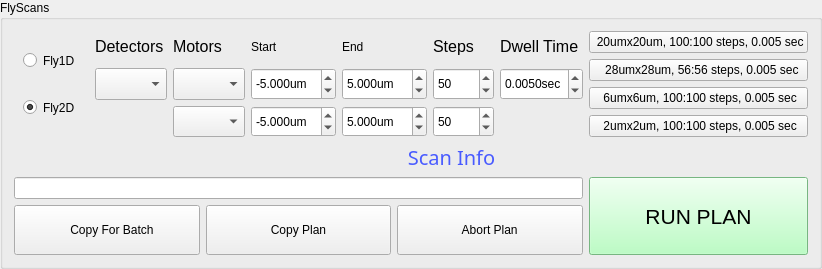
         <widget class="QGroupBox" name="groupBox_3">
          <property name="sizePolicy">
           <sizepolicy hsizetype="Preferred" vsizetype="Preferred">
            <horstretch>0</horstretch>
            <verstretch>0</verstretch>
           </sizepolicy>
          </property>
          <property name="styleSheet">
           <string notr="true"/>
          </property>
          <property name="title">
           <string>FlyScans</string>
          </property>
          <layout class="QGridLayout" name="gridLayout_6">
           <item row="0" column="2">
            <layout class="QVBoxLayout" name="verticalLayout_33">
             <item>
              <widget class="QPushButton" name="pb_2020">
               <property name="sizePolicy">
                <sizepolicy hsizetype="Preferred" vsizetype="Preferred">
                 <horstretch>0</horstretch>
                 <verstretch>0</verstretch>
                </sizepolicy>
               </property>
               <property name="text">
                <string> 20umx20um, 100:100 steps, 0.005 sec</string>
               </property>
              </widget>
             </item>
             <item>
              <widget class="QPushButton" name="pb_3030">
               <property name="sizePolicy">
                <sizepolicy hsizetype="Minimum" vsizetype="Preferred">
                 <horstretch>0</horstretch>
                 <verstretch>0</verstretch>
                </sizepolicy>
               </property>
               <property name="text">
                <string>  28umx28um, 56:56 steps, 0.005 sec</string>
               </property>
              </widget>
             </item>
             <item>
              <widget class="QPushButton" name="pb_66">
               <property name="sizePolicy">
                <sizepolicy hsizetype="Preferred" vsizetype="Preferred">
                 <horstretch>0</horstretch>
                 <verstretch>0</verstretch>
                </sizepolicy>
               </property>
               <property name="text">
                <string> 6umx6um, 100:100 steps, 0.005 sec</string>
               </property>
              </widget>
             </item>
             <item>
              <widget class="QPushButton" name="pb_22">
               <property name="sizePolicy">
                <sizepolicy hsizetype="Preferred" vsizetype="Preferred">
                 <horstretch>0</horstretch>
                 <verstretch>0</verstretch>
                </sizepolicy>
               </property>
               <property name="text">
                <string> 2umx2um, 100:100 steps, 0.005 sec</string>
               </property>
              </widget>
             </item>
            </layout>
           </item>
           <item row="0" column="1">
            <layout class="QGridLayout" name="gridLayout_43">
             <item row="0" column="0">
              <widget class="QLabel" name="label_17">
               <property name="sizePolicy">
                <sizepolicy hsizetype="Preferred" vsizetype="Preferred">
                 <horstretch>0</horstretch>
                 <verstretch>0</verstretch>
                </sizepolicy>
               </property>
               <property name="font">
                <font>
                 <family>Segoe UI</family>
                 <pointsize>12</pointsize>
                 <italic>false</italic>
                 <bold>false</bold>
                </font>
               </property>
               <property name="text">
                <string>Detectors</string>
               </property>
              </widget>
             </item>
             <item row="0" column="1">
              <widget class="QLabel" name="label_2">
               <property name="sizePolicy">
                <sizepolicy hsizetype="Preferred" vsizetype="Preferred">
                 <horstretch>0</horstretch>
                 <verstretch>0</verstretch>
                </sizepolicy>
               </property>
               <property name="font">
                <font>
                 <family>Segoe UI</family>
                 <pointsize>12</pointsize>
                 <italic>false</italic>
                 <bold>false</bold>
                </font>
               </property>
               <property name="text">
                <string>Motors</string>
               </property>
              </widget>
             </item>
             <item row="0" column="2">
              <widget class="QLabel" name="label_32">
               <property name="text">
                <string>Start</string>
               </property>
              </widget>
             </item>
             <item row="0" column="3">
              <widget class="QLabel" name="label_18">
               <property name="text">
                <string>End</string>
               </property>
              </widget>
             </item>
             <item row="0" column="4">
              <widget class="QLabel" name="label_5">
               <property name="sizePolicy">
                <sizepolicy hsizetype="Preferred" vsizetype="Preferred">
                 <horstretch>0</horstretch>
                 <verstretch>0</verstretch>
                </sizepolicy>
               </property>
               <property name="font">
                <font>
                 <family>Segoe UI</family>
                 <pointsize>12</pointsize>
                 <italic>false</italic>
                 <bold>false</bold>
                </font>
               </property>
               <property name="text">
                <string>Steps</string>
               </property>
               <property name="textFormat">
                <enum>Qt::PlainText</enum>
               </property>
               <property name="scaledContents">
                <bool>false</bool>
               </property>
              </widget>
             </item>
             <item row="0" column="5">
              <widget class="QLabel" name="label_9">
               <property name="sizePolicy">
                <sizepolicy hsizetype="Preferred" vsizetype="Preferred">
                 <horstretch>0</horstretch>
                 <verstretch>0</verstretch>
                </sizepolicy>
               </property>
               <property name="font">
                <font>
                 <family>Segoe UI</family>
                 <pointsize>12</pointsize>
                 <italic>false</italic>
                 <bold>false</bold>
                </font>
               </property>
               <property name="text">
                <string>Dwell Time</string>
               </property>
               <property name="textFormat">
                <enum>Qt::PlainText</enum>
               </property>
               <property name="scaledContents">
                <bool>false</bool>
               </property>
              </widget>
             </item>
             <item row="1" column="0">
              <widget class="QComboBox" name="cb_dets">
               <property name="sizePolicy">
                <sizepolicy hsizetype="Preferred" vsizetype="Preferred">
                 <horstretch>0</horstretch>
                 <verstretch>0</verstretch>
                </sizepolicy>
               </property>
               <property name="toolTip">
                <string comment="choose the detector system"/>
               </property>
              </widget>
             </item>
             <item row="1" column="1">
              <widget class="QComboBox" name="cb_motor1">
               <property name="sizePolicy">
                <sizepolicy hsizetype="Preferred" vsizetype="Preferred">
                 <horstretch>0</horstretch>
                 <verstretch>0</verstretch>
                </sizepolicy>
               </property>
               <property name="toolTip">
                <string>first motor to scan in 2D and Line scan motor</string>
               </property>
              </widget>
             </item>
             <item row="1" column="2">
              <widget class="QDoubleSpinBox" name="x_start">
               <property name="sizePolicy">
                <sizepolicy hsizetype="Preferred" vsizetype="Preferred">
                 <horstretch>0</horstretch>
                 <verstretch>0</verstretch>
                </sizepolicy>
               </property>
               <property name="toolTip">
                <string>scan range entry</string>
               </property>
               <property name="prefix">
                <string notr="true"/>
               </property>
               <property name="suffix">
                <string>um</string>
               </property>
               <property name="decimals">
                <number>3</number>
               </property>
               <property name="minimum">
                <double>-14.000000000000000</double>
               </property>
               <property name="maximum">
                <double>14.000000000000000</double>
               </property>
               <property name="singleStep">
                <double>1.000000000000000</double>
               </property>
               <property name="value">
                <double>-5.000000000000000</double>
               </property>
              </widget>
             </item>
             <item row="1" column="3">
              <widget class="QDoubleSpinBox" name="x_end">
               <property name="sizePolicy">
                <sizepolicy hsizetype="Preferred" vsizetype="Preferred">
                 <horstretch>0</horstretch>
                 <verstretch>0</verstretch>
                </sizepolicy>
               </property>
               <property name="toolTip">
                <string>scan range entry</string>
               </property>
               <property name="suffix">
                <string notr="true">um</string>
               </property>
               <property name="decimals">
                <number>3</number>
               </property>
               <property name="minimum">
                <double>-14.000000000000000</double>
               </property>
               <property name="maximum">
                <double>14.000000000000000</double>
               </property>
               <property name="singleStep">
                <double>1.000000000000000</double>
               </property>
               <property name="value">
                <double>5.000000000000000</double>
               </property>
              </widget>
             </item>
             <item row="1" column="4">
              <widget class="QSpinBox" name="x_step">
               <property name="sizePolicy">
                <sizepolicy hsizetype="Preferred" vsizetype="Preferred">
                 <horstretch>0</horstretch>
                 <verstretch>0</verstretch>
                </sizepolicy>
               </property>
               <property name="toolTip">
                <string>first motor steps</string>
               </property>
               <property name="minimum">
                <number>1</number>
               </property>
               <property name="maximum">
                <number>10000</number>
               </property>
               <property name="singleStep">
                <number>10</number>
               </property>
               <property name="value">
                <number>50</number>
               </property>
              </widget>
             </item>
             <item row="1" column="5">
              <widget class="QDoubleSpinBox" name="dwell">
               <property name="sizePolicy">
                <sizepolicy hsizetype="Preferred" vsizetype="Preferred">
                 <horstretch>0</horstretch>
                 <verstretch>0</verstretch>
                </sizepolicy>
               </property>
               <property name="toolTip">
                <string>exposure time per point</string>
               </property>
               <property name="prefix">
                <string/>
               </property>
               <property name="suffix">
                <string notr="true">sec</string>
               </property>
               <property name="decimals">
                <number>4</number>
               </property>
               <property name="minimum">
                <double>0.001000000000000</double>
               </property>
               <property name="maximum">
                <double>0.500000000000000</double>
               </property>
               <property name="singleStep">
                <double>0.005000000000000</double>
               </property>
               <property name="value">
                <double>0.005000000000000</double>
               </property>
              </widget>
             </item>
             <item row="2" column="1">
              <widget class="QComboBox" name="cb_motor2">
               <property name="sizePolicy">
                <sizepolicy hsizetype="Preferred" vsizetype="Preferred">
                 <horstretch>0</horstretch>
                 <verstretch>0</verstretch>
                </sizepolicy>
               </property>
               <property name="toolTip">
                <string>second motor in 2D</string>
               </property>
              </widget>
             </item>
             <item row="2" column="2">
              <widget class="QDoubleSpinBox" name="y_start">
               <property name="enabled">
                <bool>true</bool>
               </property>
               <property name="sizePolicy">
                <sizepolicy hsizetype="Preferred" vsizetype="Preferred">
                 <horstretch>0</horstretch>
                 <verstretch>0</verstretch>
                </sizepolicy>
               </property>
               <property name="toolTip">
                <string>scan range entry</string>
               </property>
               <property name="prefix">
                <string notr="true"/>
               </property>
               <property name="suffix">
                <string>um</string>
               </property>
               <property name="decimals">
                <number>3</number>
               </property>
               <property name="minimum">
                <double>-14.000000000000000</double>
               </property>
               <property name="maximum">
                <double>14.000000000000000</double>
               </property>
               <property name="singleStep">
                <double>1.000000000000000</double>
               </property>
               <property name="value">
                <double>-5.000000000000000</double>
               </property>
              </widget>
             </item>
             <item row="2" column="3">
              <widget class="QDoubleSpinBox" name="y_end">
               <property name="sizePolicy">
                <sizepolicy hsizetype="Preferred" vsizetype="Preferred">
                 <horstretch>0</horstretch>
                 <verstretch>0</verstretch>
                </sizepolicy>
               </property>
               <property name="toolTip">
                <string>scan range entry</string>
               </property>
               <property name="suffix">
                <string notr="true">um</string>
               </property>
               <property name="decimals">
                <number>3</number>
               </property>
               <property name="minimum">
                <double>-14.000000000000000</double>
               </property>
               <property name="maximum">
                <double>14.000000000000000</double>
               </property>
               <property name="singleStep">
                <double>1.000000000000000</double>
               </property>
               <property name="value">
                <double>5.000000000000000</double>
               </property>
              </widget>
             </item>
             <item row="2" column="4">
              <widget class="QSpinBox" name="y_step">
               <property name="sizePolicy">
                <sizepolicy hsizetype="Preferred" vsizetype="Preferred">
                 <horstretch>0</horstretch>
                 <verstretch>0</verstretch>
                </sizepolicy>
               </property>
               <property name="toolTip">
                <string>second motor steps</string>
               </property>
               <property name="minimum">
                <number>1</number>
               </property>
               <property name="maximum">
                <number>10000</number>
               </property>
               <property name="singleStep">
                <number>10</number>
               </property>
               <property name="value">
                <number>50</number>
               </property>
              </widget>
             </item>
            </layout>
           </item>
           <item row="2" column="0" colspan="2">
            <layout class="QVBoxLayout" name="verticalLayout_34">
             <item>
              <layout class="QHBoxLayout" name="horizontalLayout_27">
               <item>
                <widget class="QLineEdit" name="text_scan_plan">
                 <property name="sizePolicy">
                  <sizepolicy hsizetype="Preferred" vsizetype="Preferred">
                   <horstretch>0</horstretch>
                   <verstretch>0</verstretch>
                  </sizepolicy>
                 </property>
                </widget>
               </item>
              </layout>
             </item>
             <item>
              <layout class="QHBoxLayout" name="horizontalLayout_40">
               <item>
                <widget class="QPushButton" name="pb_batchscan_copy">
                 <property name="sizePolicy">
                  <sizepolicy hsizetype="Preferred" vsizetype="Minimum">
                   <horstretch>0</horstretch>
                   <verstretch>0</verstretch>
                  </sizepolicy>
                 </property>
                 <property name="toolTip">
                  <string>yield from will be added to the front</string>
                 </property>
                 <property name="text">
                  <string> 
   Copy For Batch  
 </string>
                 </property>
                </widget>
               </item>
               <item>
                <widget class="QPushButton" name="pb_scan_copy">
                 <property name="sizePolicy">
                  <sizepolicy hsizetype="Preferred" vsizetype="Preferred">
                   <horstretch>0</horstretch>
                   <verstretch>0</verstretch>
                  </sizepolicy>
                 </property>
                 <property name="toolTip">
                  <string>paste the scan to a terminal for scan</string>
                 </property>
                 <property name="text">
                  <string>   
Copy Plan    
</string>
                 </property>
                </widget>
               </item>
               <item>
                <widget class="QPushButton" name="pb_abort_fly">
                 <property name="sizePolicy">
                  <sizepolicy hsizetype="Preferred" vsizetype="Preferred">
                   <horstretch>0</horstretch>
                   <verstretch>0</verstretch>
                  </sizepolicy>
                 </property>
                 <property name="text">
                  <string>        Abort Plan        </string>
                 </property>
                </widget>
               </item>
              </layout>
             </item>
            </layout>
           </item>
           <item row="0" column="0">
            <widget class="QWidget" name="widget_2" native="true">
             <property name="sizePolicy">
              <sizepolicy hsizetype="Fixed" vsizetype="Preferred">
               <horstretch>0</horstretch>
               <verstretch>0</verstretch>
              </sizepolicy>
             </property>
             <property name="styleSheet">
              <string notr="true">font: 14pt &quot;MS Shell Dlg 2&quot;;</string>
             </property>
             <layout class="QVBoxLayout" name="verticalLayout_9">
              <item>
               <widget class="QRadioButton" name="rb_1d">
                <property name="sizePolicy">
                 <sizepolicy hsizetype="Preferred" vsizetype="Preferred">
                  <horstretch>0</horstretch>
                  <verstretch>0</verstretch>
                 </sizepolicy>
                </property>
                <property name="toolTip">
                 <string>select for line scan</string>
                </property>
                <property name="styleSheet">
                 <string notr="true"/>
                </property>
                <property name="text">
                 <string>Fly1D</string>
                </property>
                <property name="autoExclusive">
                 <bool>true</bool>
                </property>
               </widget>
              </item>
              <item>
               <widget class="QRadioButton" name="rb_2d">
                <property name="sizePolicy">
                 <sizepolicy hsizetype="Preferred" vsizetype="Preferred">
                  <horstretch>0</horstretch>
                  <verstretch>0</verstretch>
                 </sizepolicy>
                </property>
                <property name="toolTip">
                 <string>select for 2D scan</string>
                </property>
                <property name="styleSheet">
                 <string notr="true"/>
                </property>
                <property name="text">
                 <string>Fly2D</string>
                </property>
                <property name="checked">
                 <bool>true</bool>
                </property>
                <property name="autoExclusive">
                 <bool>true</bool>
                </property>
               </widget>
              </item>
             </layout>
            </widget>
           </item>
           <item row="2" column="2">
            <widget class="QPushButton" name="start">
             <property name="sizePolicy">
              <sizepolicy hsizetype="Preferred" vsizetype="Preferred">
               <horstretch>0</horstretch>
               <verstretch>0</verstretch>
              </sizepolicy>
             </property>
             <property name="font">
              <font>
               <family>MS Shell Dlg 2</family>
               <pointsize>16</pointsize>
               <italic>false</italic>
               <bold>false</bold>
              </font>
             </property>
             <property name="toolTip">
              <string>excetute the scan plan</string>
             </property>
             <property name="autoFillBackground">
              <bool>false</bool>
             </property>
             <property name="styleSheet">
              <string notr="true">QPushButton {
	background-color: rgb(167, 255, 180);
	
	font: 16pt &quot;MS Shell Dlg 2&quot;;
	}

QPushButton:hover{ 
	background-color: rgb(255, 255, 0); 
	}

QPushButton:pressed{ 
	background-color: rgb(0, 255, 0); 
	}



</string>
             </property>
             <property name="text">
              <string>RUN PLAN</string>
             </property>
            </widget>
           </item>
           <item row="1" column="1" colspan="2">
            <widget class="QLabel" name="label_scan_info_calc">
             <property name="sizePolicy">
              <sizepolicy hsizetype="Preferred" vsizetype="Preferred">
               <horstretch>0</horstretch>
               <verstretch>0</verstretch>
              </sizepolicy>
             </property>
             <property name="font">
              <font>
               <family>Modern No. 20</family>
               <pointsize>15</pointsize>
               <italic>false</italic>
               <bold>false</bold>
              </font>
             </property>
             <property name="styleSheet">
              <string notr="true">color: rgb(73, 91, 255);
font: 15pt &quot;Modern No. 20&quot;;


</string>
             </property>
             <property name="text">
              <string>Scan Info</string>
             </property>
             <property name="textFormat">
              <enum>Qt::MarkdownText</enum>
             </property>
             <property name="alignment">
              <set>Qt::AlignCenter</set>
             </property>
            </widget>
           </item>
          </layout>
         </widget>
